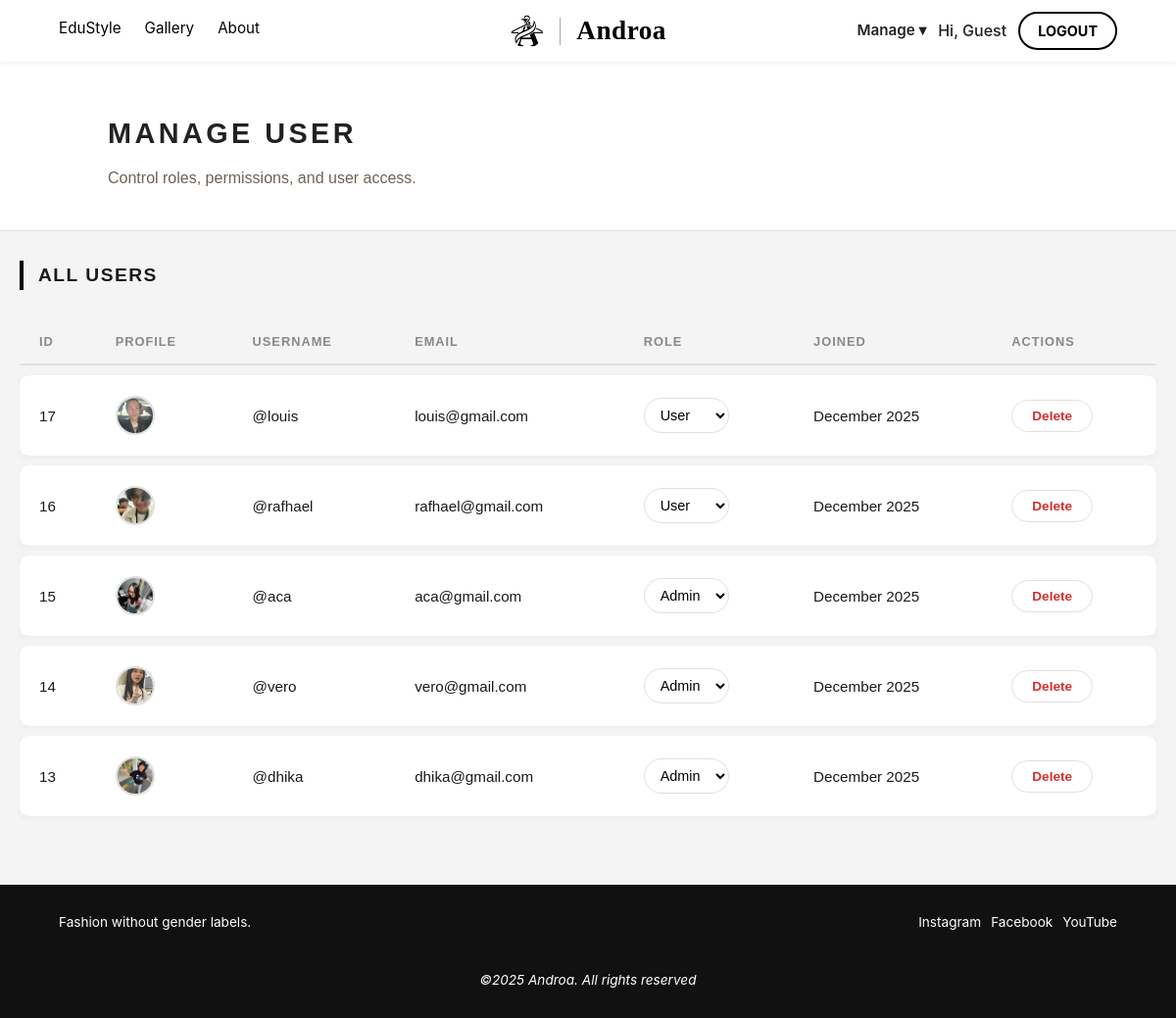
The app's page /Androa-Doang/pages/admin/user-list.php with its own data.
### tables this page shows
CREATE TABLE `users` (
  `user_id` int(11) NOT NULL,
  `username` varchar(50) NOT NULL,
  `email` varchar(100) NOT NULL,
  `password` varchar(255) NOT NULL,
  `full_name` varchar(100) DEFAULT NULL,
  `bio` text DEFAULT NULL,
  `avatar_path` varchar(255) DEFAULT '/assets/profile-default.jpg',
  `role` enum('guest','user','admin') NOT NULL DEFAULT 'user',
  `is_active` tinyint(1) NOT NULL DEFAULT 1,
  `created_at` timestamp NOT NULL DEFAULT current_timestamp()
);

### Androa-Doang/pages/admin/user-list.php (the view, shortened to what this page needs)
<?php
include '../../db_connect.php';
include '../../components/header_admin.php';
?>
<!DOCTYPE html>
<html lang="en">
<head>
<link rel="stylesheet" href="admin.css">
</head>
<body class="user-list-admin">
    <header class="admin-header">
        <section class="header-banner">
            <h1>Manage User</h1>
            <p>Control roles, permissions, and user access.</p>
        </section>
    </header>
    <main class="admin-main">
        <section class="admin-section">
            <h2>All Users</h2>
            <table class="admin-table">
                <thead>
                    <tr>
                        <th>ID</th>
                        <th>Profile</th>
                        <th>Username</th>
                        <th>Email</th>
                        <th>Role</th>
                        <th>Joined</th>
                        <th>Actions</th>
                    </tr>
                </thead>
                <tbody>
                    <?php
                    if (isset($conn)) {
                        $query = "SELECT * FROM users ORDER BY created_at DESC";
                        $result = mysqli_query($conn, $query);
                        if ($result && mysqli_num_rows($result) > 0) {
                            while ($user = mysqli_fetch_assoc($result)) {
                                $id = $user['user_id'];
                                $username = htmlspecialchars($user['username']);
                                $email = htmlspecialchars($user['email']);
                                $role = $user['role'];
                                $date = date("F Y", strtotime($user['created_at']));
                                $avatar = !empty($user['avatar_path']) ? "../../" . $user['avatar_path'] : '../../assets/profile-default.jpg';
                    ?>
                                <tr>
                                    <td><?php echo $id; ?></td>
                                    <td>
                                        <img src="<?php echo $avatar; ?>" class="user-avatar" style="width: 40px; height: 40px; border-radius: 50%; object-fit: cover;">
                                    </td>
                                    <td>@<?php echo $username; ?></td>
                                    <td><?php echo $email; ?></td>
                                    <td>
                                        <select class="role-select" onchange="changeRole(<?php echo $id; ?>, this.value)">
                                            <option value="user" <?php if($role == 'user') echo 'selected'; ?>>User</option>
                                            <option value="admin" <?php if($role == 'admin') echo 'selected'; ?>>Admin</option>
                                        </select>
                                    </td>
                                    <td><?php echo $date; ?></td>
                                    <td>
                                        <button type="button"
                                                class="trigger-btn danger"
                                                onclick="showDeleteModal(<?php echo $id; ?>, '@<?php echo $username; ?>')">
                                            Delete
                                        </button>
                                    </td>
                                </tr>
                    <?php
                            }
                        }
                    } else {
                        echo "<tr><td colspan='7'>Koneksi database gagal.</td></tr>";
                    }
                    ?>
                </tbody>
            </table>
        </section>
    </main>
</body>
</html>
<?php include '../../components/footer.php'; ?>

### Androa-Doang/components/components.css (style rules this page uses)
:root { --warna-latar: #FFFFFF; --warna-teks-gelap: #222222; --warna-primer-coklat: #7A5F48; --warna-sekunder-coklat: #E5D8C8; --warna-putih-teks: #FFFFFF; --warna-latar-footer: #111111; --font-sans: -apple-system, BlinkMacSystemFont, "Segoe UI", "Helvetica Neue", Arial, sans-serif; --font-header: var(--font-sans); --font-logo: "Playfair Display", "Times New Roman", serif; }
body { font-family: var(--font-sans); color: #222; margin: 0; padding: 0; }

### records on screen
users: user_id "17", avatar_path (picture), username "louis", email "louis@gmail.com", role+user_id "User", created_at "December 2025"
users: user_id "16", avatar_path (picture), username "rafhael", email "rafhael@gmail.com", role+user_id "User", created_at "December 2025"
users: user_id "15", avatar_path (picture), username "aca", email "aca@gmail.com", role+user_id "Admin", created_at "December 2025"
users: user_id "14", avatar_path (picture), username "vero", email "vero@gmail.com", role+user_id "Admin", created_at "December 2025"
users: user_id "13", avatar_path (picture), username "dhika", email "dhika@gmail.com", role+user_id "Admin", created_at "December 2025"

### other values on screen
$_SESSION['user_username'] "Guest"
